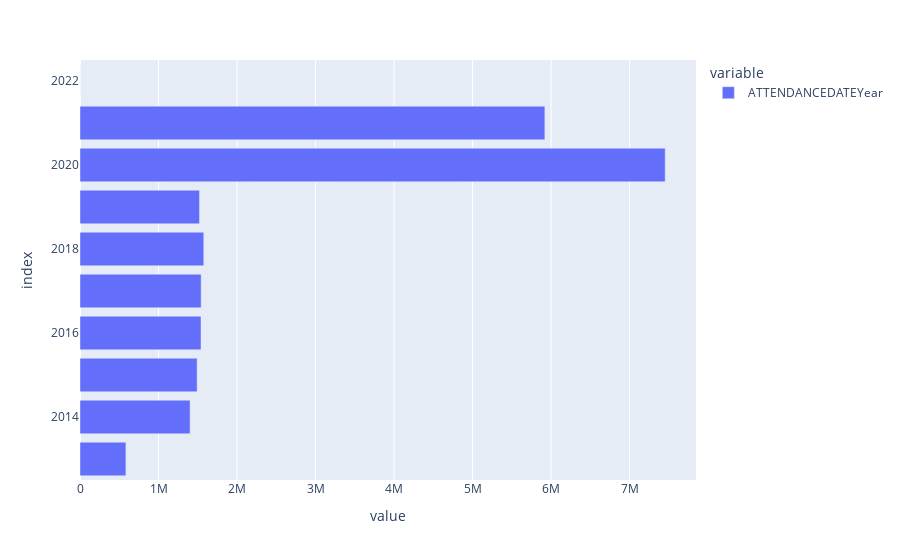

Source (notebook cell):
### Code cell
df.ATTENDANCEDATEYear.value_counts().plot(kind="barh")

### Figure 1 — Plotly figure (JSON) as saved in the notebook; plotly's stock layout.template omitted (floating-point values rounded to 4 significant figures)
{"data": [{"alignmentgroup": "True", "hovertemplate": "variable=ATTENDANCEDATEYear<br>value=%{x}<br>index=%{y}<extra></extra>", "legendgroup": "ATTENDANCEDATEYear", "marker": {"color": "#636efa", "pattern": {"shape": ""}}, "name": "ATTENDANCEDATEYear", "offsetgroup": "ATTENDANCEDATEYear", "orientation": "h", "showlegend": true, "textposition": "auto", "type": "bar", "x": [7452996, 5920408, 1576585, 1543119, 1541084, 1522369, 1491934, 1402096, 584593, 22], "xaxis": "x", "y": [2020, 2021, 2018, 2017, 2016, 2019, 2015, 2014, 2013, 2022], "yaxis": "y"}], "layout": {"barmode": "relative", "legend": {"title": {"text": "variable"}, "tracegroupgap": 0}, "margin": {"t": 60}, "xaxis": {"anchor": "y", "domain": [0, 1], "title": {"text": "value"}}, "yaxis": {"anchor": "x", "domain": [0, 1], "title": {"text": "index"}}}}
